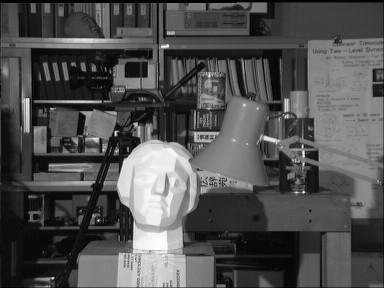
//> input picture myTest/data/30012714_1.jpg, 384 x 288 px
$ ./SAD data/30012714_1.jpg data/30012714_2.jpg   (built with g++ and OpenCV 4)
//> lines starting //> are read from the running program, lines starting //| are printed output that depends on the picture
/*************************************************************************
    > File Name: SAD.cpp
    > Author: ll.pan
    > Mail: ll.pan931204@gmail.com
    > Created Time: 2017年06月16日 星期五 15时39分16秒
    > Sum of Absolute difference (SAD)
 ************************************************************************/

#include<iostream>
#include<opencv2/core/core.hpp>
#include<opencv2/highgui/highgui.hpp>

using namespace std;
using namespace cv;
int main(int argc,char** argv)
{
    if(argc!=3)
	cout<<"Please input:SAD leftImage rightImage"<<endl;
    /*Half of the window size for the census transform*/
    int hWin = 11;
    int compareLength = (2*hWin+1)*(2*hWin+1);

    cout<<"hWin: "<<hWin<<";  "<<"compare length:  "<<compareLength<<endl;

    Mat leftImage = imread(argv[1]);
//> leftImage is the input picture: 288 rows x 384 cols, CV_8UC3; min 0, max 255, mean 80.4
    Mat rightImage = imread(argv[2]);
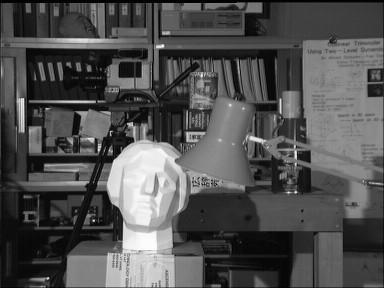
//> input picture myTest/data/30012714_2.jpg, 384 x 288 px
//> rightImage is the input picture: 288 rows x 384 cols, CV_8UC3; min 0, max 255, mean 80.9

    int imageWidth = leftImage.cols;
//> imageWidth = 384
    int imageHeight =leftImage.rows;
//> imageHeight = 288
    cout<<"imageWidth(cols):"<<imageWidth<<";  "<<"imageHeight(rows):"<<imageHeight<<endl;
//| imageWidth(cols):384;  imageHeight(rows):288

    Mat SADImage,MatchLevelImage;
    SADImage.create(leftImage.rows,leftImage.cols,leftImage.type());
    MatchLevelImage.create(leftImage.rows,leftImage.cols,leftImage.type());

    int minDBounds = 0;
    int maxDBounds = 31;

    /*Census Transform */
    int i,j ,m,n,k;

    int sum = 0;
    unsigned int *matchLevel = new unsigned int[maxDBounds - minDBounds  + 1];
    int tempMin = 0;
    int tempIndex = 0;

    unsigned char* dst;
    unsigned char* leftSrc  = NULL;
    unsigned char* rightSrc = NULL;

    unsigned char leftPixel = 0;
    unsigned char rightPixel =0;
    unsigned char subPixel = 0;


    for(i = 0 ; i < leftImage.rows;i++){
	for(j = 0; j< leftImage.cols;j++){
	  // k is the disparity layer
	  for (k = minDBounds;k <= maxDBounds;k++)
	  {
	    sum = 0;
	    for (m = i-hWin; m <= i + hWin;m++)
	    {
		// keep the surrounding pixel located in the image;
		for (n = j - hWin; n <= j + hWin;n++)
		{
		  if (m < 0 || m >= imageHeight || n <0 || n >= imageWidth )
		  {
		    subPixel  = 0;
		  }
		  else if (n + k >= imageWidth)
		  {
		    subPixel = 0;
		  }
		  else
		  {

		    // [4 lines of commented-out code are left out]
		     leftSrc = (unsigned char*)leftImage.data + m*imageWidth + n + k;
		     rightSrc = (unsigned char*)rightImage.data + m*imageWidth + n;
		    leftPixel = *leftSrc;
		    rightPixel = *rightSrc;
		    subPixel =abs(rightPixel -leftPixel);
		  }
		  sum += subPixel;
		}
	    }
	    matchLevel[k] = sum;
	  }

	  tempMin = 0;
	  tempIndex = 0;
	  for ( m = 1;m < (maxDBounds - minDBounds + 1);m++)
	  {
	    if (matchLevel[m] < matchLevel[tempIndex])
            {
                tempMin = matchLevel[m];
                tempIndex = m;
            }
	  }

// [8 lines of commented-out code are left out]
	  dst = (unsigned char *)SADImage.ptr<unsigned char>(i) + j;

	  *dst = tempIndex*8;
	  dst = (unsigned char *)MatchLevelImage.ptr<unsigned char>(i) + j;
	  *dst = tempMin;

	}
	//waitKey(0);
    }
//> this loop made 288 passes
//> (leftPixel, rightPixel) on passes 1 to 3: (32, 55), (94, 63), (118, 116)
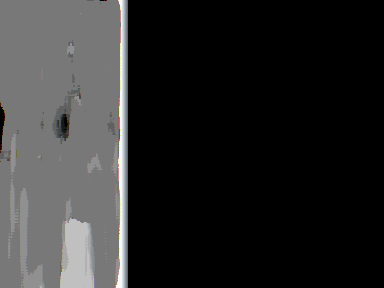
//> SADImage: 288 rows x 384 cols, CV_8UC3; mean B, G, R 42.6, 42.7, 42.7
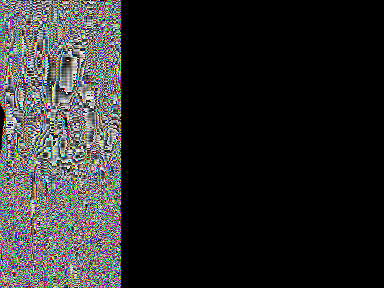
//> MatchLevelImage: 288 rows x 384 cols, CV_8UC3; mean B, G, R 40.4, 40, 40.2
//> after the loop, sum = 0; subPixel = 0; leftPixel = 2; rightPixel = 25; tempMin = 0; tempIndex = 12


    imwrite("Census.jpg",SADImage);
    imwrite("MatchLevel.jpg",MatchLevelImage);

    // [4 lines of commented-out code are left out]
    return 0;
}
